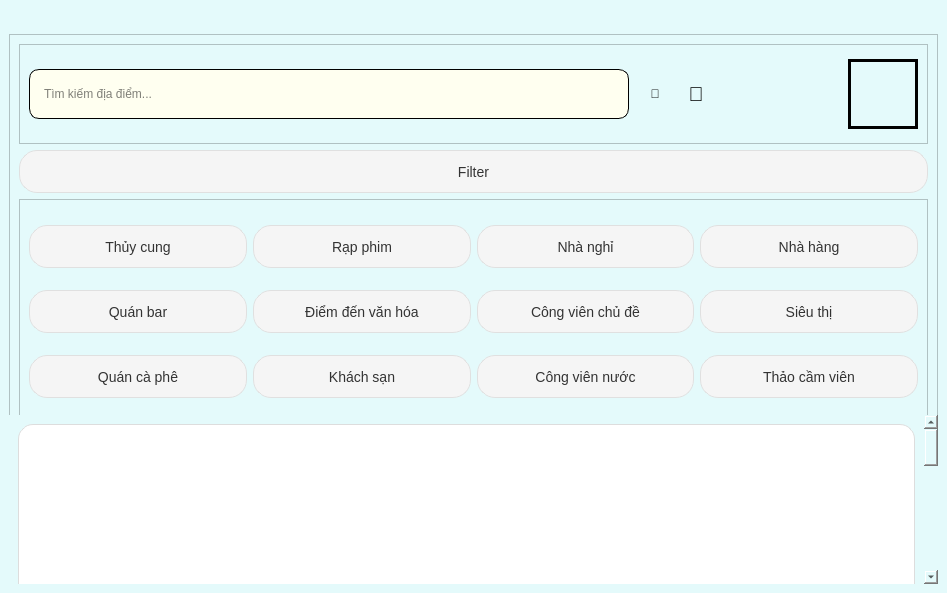
<?xml version="1.0" encoding="UTF-8"?>
<ui version="4.0">
 <class>MainWindow</class>
 <widget class="QMainWindow" name="MainWindow">
  <property name="geometry">
   <rect>
    <x>0</x>
    <y>0</y>
    <width>947</width>
    <height>593</height>
   </rect>
  </property>
  <property name="windowTitle">
   <string>MainWindow</string>
  </property>
  <property name="styleSheet">
   <string notr="true">background-color: rgb(228, 250, 251);</string>
  </property>
  <widget class="QWidget" name="centralwidget">
   <layout class="QVBoxLayout" name="verticalLayout_3">
    <item>
     <widget class="QFrame" name="frame_2">
      <property name="minimumSize">
       <size>
        <width>500</width>
        <height>400</height>
       </size>
      </property>
      <property name="maximumSize">
       <size>
        <width>1920</width>
        <height>350</height>
       </size>
      </property>
      <property name="frameShape">
       <enum>QFrame::StyledPanel</enum>
      </property>
      <property name="frameShadow">
       <enum>QFrame::Raised</enum>
      </property>
      <layout class="QVBoxLayout" name="verticalLayout">
       <item>
        <widget class="QFrame" name="frame">
         <property name="minimumSize">
          <size>
           <width>500</width>
           <height>100</height>
          </size>
         </property>
         <property name="maximumSize">
          <size>
           <width>16777215</width>
           <height>100</height>
          </size>
         </property>
         <property name="frameShape">
          <enum>QFrame::StyledPanel</enum>
         </property>
         <property name="frameShadow">
          <enum>QFrame::Raised</enum>
         </property>
         <layout class="QHBoxLayout" name="horizontalLayout_3">
          <item>
           <widget class="QLineEdit" name="searchINPUT">
            <property name="sizePolicy">
             <sizepolicy hsizetype="Expanding" vsizetype="Ignored">
              <horstretch>0</horstretch>
              <verstretch>0</verstretch>
             </sizepolicy>
            </property>
            <property name="minimumSize">
             <size>
              <width>600</width>
              <height>50</height>
             </size>
            </property>
            <property name="maximumSize">
             <size>
              <width>1000</width>
              <height>50</height>
             </size>
            </property>
            <property name="baseSize">
             <size>
              <width>180</width>
              <height>20</height>
             </size>
            </property>
            <property name="styleSheet">
             <string notr="true">QLineEdit#searchINPUT {
    border: 1px solid #000000; 
    border-radius: 10px;       
    padding-left: 10px;        
    padding-right: 10px;       
    background-color:  #fffff0 ; 
    color: black;              
	padding: 12px;
}


QLineEdit#searchINPUT:focus {
    border: 1px solid #00aaff; 
}

QLineEdit::placeholderText{
	color: #000000;
	front-style: italic;
	font-weight: normal;
}</string>
            </property>
            <property name="alignment">
             <set>Qt::AlignLeading|Qt::AlignLeft|Qt::AlignVCenter</set>
            </property>
            <property name="placeholderText">
             <string notr="true">Tìm kiếm địa điểm...</string>
            </property>
           </widget>
          </item>
          <item>
           <widget class="QPushButton" name="searchBtn">
            <property name="minimumSize">
             <size>
              <width>40</width>
              <height>40</height>
             </size>
            </property>
            <property name="maximumSize">
             <size>
              <width>40</width>
              <height>40</height>
             </size>
            </property>
            <property name="styleSheet">
             <string notr="true">QPushButton#searchBtn{
	border: 1px solid transparent;
}

QPushButton#searchBtn:hover {
    border: 1px solid #00aaff; 
}</string>
            </property>
            <property name="text">
             <string>🔎</string>
            </property>
           </widget>
          </item>
          <item>
           <widget class="QPushButton" name="refreshBtn">
            <property name="minimumSize">
             <size>
              <width>40</width>
              <height>40</height>
             </size>
            </property>
            <property name="maximumSize">
             <size>
              <width>40</width>
              <height>40</height>
             </size>
            </property>
            <property name="styleSheet">
             <string notr="true">QPushButton#refreshBtn{
	border: 1px solid transparent;
	font-size: 20px;
	margin-right: 10px;
}

QPushButton#refreshBtn:hover {
    border: 1px solid #00aaff;
    background-color: #f0f0f0;
    border-radius: 5px;
}</string>
            </property>
            <property name="text">
             <string>🔄</string>
            </property>
           </widget>
          </item>
          <item>
           <spacer name="horizontalSpacer">
            <property name="orientation">
             <enum>Qt::Horizontal</enum>
            </property>
            <property name="sizeHint" stdset="0">
             <size>
              <width>40</width>
              <height>20</height>
             </size>
            </property>
           </spacer>
          </item>
          <item>
           <widget class="QPushButton" name="profileBtn">
            <property name="minimumSize">
             <size>
              <width>70</width>
              <height>70</height>
             </size>
            </property>
            <property name="maximumSize">
             <size>
              <width>70</width>
              <height>70</height>
             </size>
            </property>
            <property name="styleSheet">
             <string notr="true">QPushButton#profileBtn{
	border-image: url(:/Profile/oguricapP) 0 0 0 0 stretch stretch;
	border: 3px solid ffffff;
}

QPushButton#profileBtn:hover {
    border: 1px solid #00aaff; 
}</string>
            </property>
            <property name="text">
             <string/>
            </property>
           </widget>
          </item>
         </layout>
        </widget>
       </item>
       <item>
        <widget class="QPushButton" name="filterBtn">
         <property name="styleSheet">
          <string notr="true">QPushButton#filterBtn {
    font-family: &quot;Segoe UI&quot;, sans-serif;
    font-size: 14px;
    
    background-color: #f5f5f5;   
    color: #333333;              
    
    border: 1px solid #e0e0e0;   
    border-radius: 18px; 
    
    padding: 8px 16px;   
    min-height: 25px;    
    min-width: 80px;    
}
 QPushButton#filterBtn:hover {
    background-color: #e6e6e6;
    border-color: #bcbcbc;
}


QPushButton#filterBtn:checked {
    background-color: #00aaff;   
    color: white;                
    border: 1px solid #00aaff;
    font-weight: bold;
}


QPushButton#filterBtn:pressed {
    background-color: #0088cc;
}</string>
         </property>
         <property name="text">
          <string>Filter</string>
         </property>
         <property name="checkable">
          <bool>true</bool>
         </property>
        </widget>
       </item>
       <item>
        <widget class="QFrame" name="filterContainer">
         <property name="sizePolicy">
          <sizepolicy hsizetype="Minimum" vsizetype="Minimum">
           <horstretch>0</horstretch>
           <verstretch>0</verstretch>
          </sizepolicy>
         </property>
         <property name="minimumSize">
          <size>
           <width>500</width>
           <height>150</height>
          </size>
         </property>
         <property name="styleSheet">
          <string notr="true">
#filterContainer QPushButton {
    font-family: &quot;Segoe UI&quot;, sans-serif;
    font-size: 14px;
    
    background-color: #f5f5f5;   
    color: #333333;              
    
    border: 1px solid #e0e0e0;   
    border-radius: 18px; 
    
    padding: 8px 16px;   
    min-height: 25px;    
    min-width: 80px;    
}


#filterContainer QPushButton:hover {
    background-color: #e6e6e6;
    border-color: #bcbcbc;
}


#filterContainer QPushButton:checked {
    background-color: #00aaff;   
    color: white;                
    border: 1px solid #00aaff;
    font-weight: bold;
}


#filterContainer QPushButton:pressed {
    background-color: #0088cc;
}</string>
         </property>
         <property name="frameShape">
          <enum>QFrame::StyledPanel</enum>
         </property>
         <property name="frameShadow">
          <enum>QFrame::Raised</enum>
         </property>
         <layout class="QHBoxLayout" name="horizontalLayout_2">
          <item>
           <layout class="QGridLayout" name="gridLayout">
            <item row="0" column="1">
             <widget class="QPushButton" name="cinemaBtn">
              <property name="text">
               <string>Rạp phim</string>
              </property>
              <property name="checkable">
               <bool>true</bool>
              </property>
             </widget>
            </item>
            <item row="0" column="4">
             <widget class="QPushButton" name="restaurantBtn">
              <property name="text">
               <string>Nhà hàng</string>
              </property>
              <property name="checkable">
               <bool>true</bool>
              </property>
             </widget>
            </item>
            <item row="1" column="0">
             <widget class="QPushButton" name="barBtn">
              <property name="text">
               <string>Quán bar</string>
              </property>
              <property name="checkable">
               <bool>true</bool>
              </property>
             </widget>
            </item>
            <item row="1" column="1">
             <widget class="QPushButton" name="cultureBtn">
              <property name="text">
               <string>Điểm đến văn hóa</string>
              </property>
              <property name="checkable">
               <bool>true</bool>
              </property>
             </widget>
            </item>
            <item row="1" column="2">
             <widget class="QPushButton" name="themeParkBtn">
              <property name="text">
               <string>Công viên chủ đề</string>
              </property>
              <property name="checkable">
               <bool>true</bool>
              </property>
             </widget>
            </item>
            <item row="0" column="2">
             <widget class="QPushButton" name="motelBtn">
              <property name="text">
               <string>Nhà nghỉ</string>
              </property>
              <property name="checkable">
               <bool>true</bool>
              </property>
             </widget>
            </item>
            <item row="2" column="0">
             <widget class="QPushButton" name="cafeBtn">
              <property name="text">
               <string>Quán cà phê</string>
              </property>
              <property name="checkable">
               <bool>true</bool>
              </property>
             </widget>
            </item>
            <item row="2" column="1">
             <widget class="QPushButton" name="hotelBtn">
              <property name="text">
               <string>Khách sạn</string>
              </property>
              <property name="checkable">
               <bool>true</bool>
              </property>
             </widget>
            </item>
            <item row="2" column="2">
             <widget class="QPushButton" name="waterParkBtn">
              <property name="text">
               <string>Công viên nước</string>
              </property>
              <property name="checkable">
               <bool>true</bool>
              </property>
             </widget>
            </item>
            <item row="0" column="0">
             <widget class="QPushButton" name="aquariumBtn">
              <property name="text">
               <string>Thủy cung</string>
              </property>
              <property name="checkable">
               <bool>true</bool>
              </property>
             </widget>
            </item>
            <item row="1" column="4">
             <widget class="QPushButton" name="supermarketBtn">
              <property name="text">
               <string>Siêu thị</string>
              </property>
              <property name="checkable">
               <bool>true</bool>
              </property>
             </widget>
            </item>
            <item row="2" column="4">
             <widget class="QPushButton" name="zooBtn">
              <property name="text">
               <string>Thảo cầm viên</string>
              </property>
              <property name="checkable">
               <bool>true</bool>
              </property>
             </widget>
            </item>
           </layout>
          </item>
         </layout>
        </widget>
       </item>
      </layout>
     </widget>
    </item>
    <item>
     <widget class="QScrollArea" name="scrollArea">
      <property name="frameShape">
       <enum>QFrame::NoFrame</enum>
      </property>
      <property name="widgetResizable">
       <bool>true</bool>
      </property>
      <widget class="QWidget" name="scrollAreaWidgetContents">
       <property name="geometry">
        <rect>
         <x>0</x>
         <y>0</y>
         <width>912</width>
         <height>630</height>
        </rect>
       </property>
       <layout class="QVBoxLayout" name="verticalLayout_2">
        <item>
         <widget class="QFrame" name="dummyPost1">
          <property name="minimumSize">
           <size>
            <width>500</width>
            <height>200</height>
           </size>
          </property>
          <property name="maximumSize">
           <size>
            <width>1920</width>
            <height>200</height>
           </size>
          </property>
          <property name="baseSize">
           <size>
            <width>600</width>
            <height>200</height>
           </size>
          </property>
          <property name="styleSheet">
           <string notr="true">QFrame#dummyPost1{
    background-color: white;
    border-radius: 15px;      
    border: 1px solid #ddd;  
}
QFrame#dummyPost1:hover {
    border: 2px solid #00aaff; 
}</string>
          </property>
          <property name="frameShape">
           <enum>QFrame::StyledPanel</enum>
          </property>
          <property name="frameShadow">
           <enum>QFrame::Raised</enum>
          </property>
         </widget>
        </item>
        <item>
         <widget class="QFrame" name="dummyPost2">
          <property name="minimumSize">
           <size>
            <width>500</width>
            <height>200</height>
           </size>
          </property>
          <property name="maximumSize">
           <size>
            <width>1920</width>
            <height>200</height>
           </size>
          </property>
          <property name="baseSize">
           <size>
            <width>600</width>
            <height>200</height>
           </size>
          </property>
          <property name="styleSheet">
           <string notr="true">QFrame#dummyPost2{
    background-color: white;
    border-radius: 15px;      
    border: 1px solid #ddd;  
}
QFrame#dummyPost2:hover {
    border: 2px solid #00aaff; 
}</string>
          </property>
          <property name="frameShape">
           <enum>QFrame::StyledPanel</enum>
          </property>
          <property name="frameShadow">
           <enum>QFrame::Raised</enum>
          </property>
         </widget>
        </item>
        <item>
         <widget class="QFrame" name="dummyPost3">
          <property name="minimumSize">
           <size>
            <width>500</width>
            <height>200</height>
           </size>
          </property>
          <property name="maximumSize">
           <size>
            <width>1920</width>
            <height>200</height>
           </size>
          </property>
          <property name="baseSize">
           <size>
            <width>600</width>
            <height>200</height>
           </size>
          </property>
          <property name="styleSheet">
           <string notr="true">QFrame#dummyPost3{
    background-color: white;
    border-radius: 15px;      
    border: 1px solid #ddd;  
}
QFrame#dummyPost3:hover {
    border: 2px solid #00aaff; 
}</string>
          </property>
          <property name="frameShape">
           <enum>QFrame::StyledPanel</enum>
          </property>
          <property name="frameShadow">
           <enum>QFrame::Raised</enum>
          </property>
         </widget>
        </item>
       </layout>
      </widget>
     </widget>
    </item>
   </layout>
  </widget>
 </widget>
 <resources>
  <include location="../ASSETS/res.qrc"/>
 </resources>
 <connections/>
</ui>
